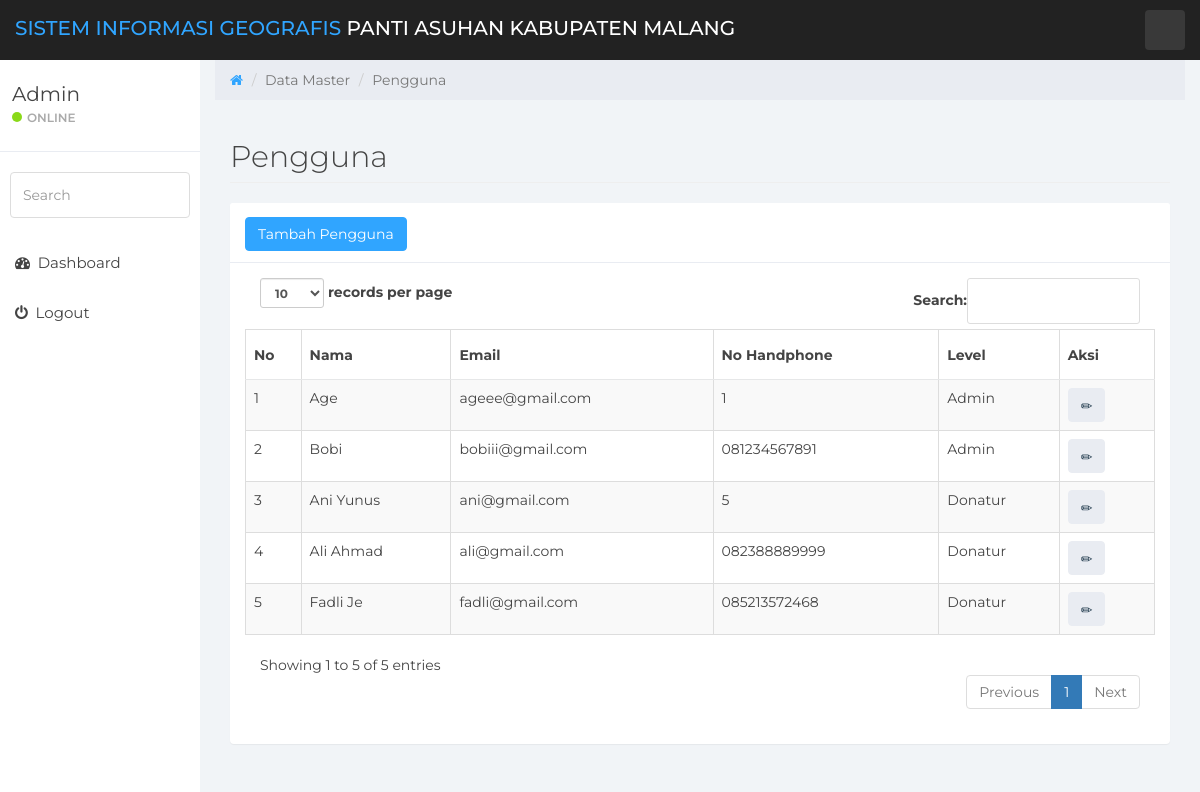
The app's page /index.php/pengguna, older data.
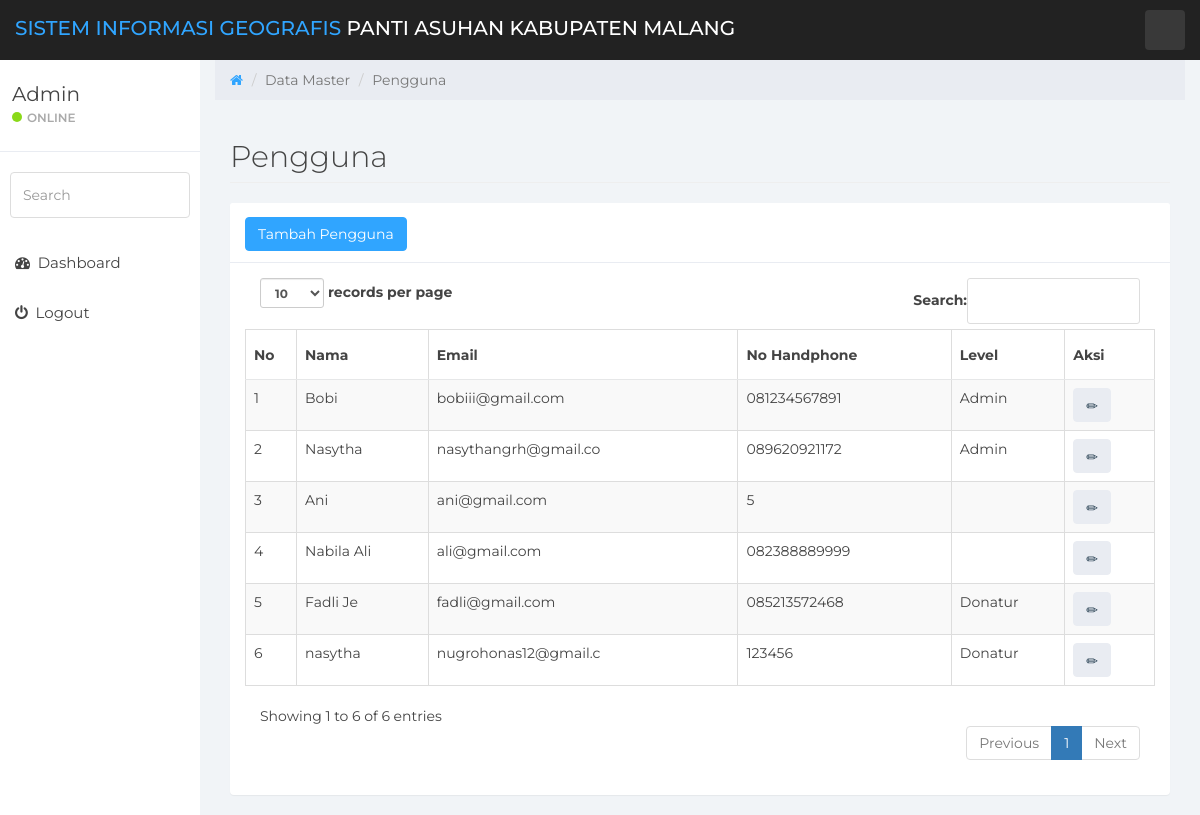
The same page, newer data.
### tables this page shows
CREATE TABLE `pengguna` (
  `id_pengguna` int(11) NOT NULL,
  `nama` varchar(30) NOT NULL,
  `email` varchar(20) NOT NULL,
  `pass` varchar(32) NOT NULL,
  `no_hp` varchar(12) NOT NULL,
  `level` enum('Admin','Donatur') NOT NULL
);

### application/libraries/Template.php (called while the page is built)
<?php if ( ! defined('BASEPATH')) exit('No direct script access allowed');
class Template {
		var $template_data = array();
		function set($name, $value)
		{
			$this->template_data[$name] = $value;
		}
		function load($template = '', $view = '' , $view_data = array(), $return = FALSE)
		{
			$this->CI =& get_instance();
			$this->set('contents', $this->CI->load->view($view, $view_data, TRUE));
			return $this->CI->load->view($template, $this->template_data, $return);
		}
}

### application/controllers/Pengguna.php (called while the page is built, shortened)
<?php
class Pengguna extends CI_Controller{
    function index(){
        $data['record'] = $this->model_pengguna->tampil_data();
        $this->template->load('template','pengguna/lihat_data',$data);
    }
}
  ?>

### index.php (called while the page is built, shortened)
<?php
require_once BASEPATH.'core/CodeIgniter.php';

### application/models/Model_pengguna.php (called while the page is built, shortened)
<?php
class Model_pengguna extends CI_Model{
    function tampil_data(){
        return $this->db->get('pengguna');
    }
}
 ?>

### application/views/pengguna/lihat_data.php (the view, shortened to what this page needs)
                <div class="row">
                    <ol class="breadcrumb">
		<li><a href="#">
				<em class="fa fa-home"></em>
			</a></li>
		<li class="active">Data Master</li>
		<li class="active">Pengguna</li>
	</ol>
                    <div class="col-md-12">
                        <h2 class="page-header">
                           Pengguna
                        </h2>
                    </div>
                </div>
                <div class="row">
                    <div class="col-md-12">
                        <div class="panel panel-default">
                            <div class="panel-heading">
                                 <button type="button" class="btn btn-primary" data-toggle="modal" data-target="#exampleModal">
  Tambah Pengguna
</button>
                            </div>
                            <div class="panel-body">
                                <div class="table-responsive">
                                    <table class="table table-striped table-bordered table-hover" id="dataTables-example">
                                        <thead>
                                            <tr>
                                                <th>No</th>
                                                <th>Nama</th>
                                                <th>Email</th>
                                                <th>No Handphone</th>
                                                <th>Level</th>
                                                <th>Aksi</th>
                                            </tr>
                                        </thead>
                                        <tbody>
                                        <?php $no=1; foreach ($record->result() as $r) { ?>
                                            <tr class="gradeU">
                                                <td><?php echo $no?></td>
                                               <td><?php echo $r->nama?></td>
                                               <td><?php echo $r->email?></td>
                                               <td><?php echo $r->no_hp?></td>
                                               <td><?php echo $r->level?></td>
                                                <td class="center">
                                                    <a title="Edit" class="btn btn-default" href="<?php echo site_url('pengguna/edit/'.$r->id_pengguna);?>"><span class="glyphicon glyphicon-pencil"></span></a>
                                                </td>
                                            </tr>
                                        <?php $no++; } ?>
                                        </tbody>
                                    </table>
                                </div>
                            </div>
                        </div>
                    </div>
                </div>

### application/views/template.php (shortened to what this page needs)
<!DOCTYPE html>
<html>
<head>
	<link rel="stylesheet" href="<?php echo base_url().'assets/css/jquery-ui.css'?>">
	<link href="<?php echo base_url(); ?>assets/css/bootstrap.min.css" rel="stylesheet">
	<link href="<?php echo base_url(); ?>assets/css/font-awesome.min.css" rel="stylesheet">
	<link href="<?php echo base_url(); ?>assets/css/datepicker3.css" rel="stylesheet">
	<link href="<?php echo base_url(); ?>assets/css/styles.css" rel="stylesheet">
</head>
<body>
	<nav class="navbar navbar-custom navbar-fixed-top" role="navigation">
		<div class="container-fluid">
			<div class="navbar-header">
				<a class="navbar-brand" href="#"><span>Sistem Informasi Geografis</span> Panti Asuhan Kabupaten Malang</a>
				<ul class="nav navbar-top-links navbar-right">
					<li class="dropdown"><a class="dropdown-toggle count-info" data-toggle="dropdown" href="#">
							<span class="glyphicon glyphicon-option-vertical"></span>
						</a>
					</li>
				</ul>
			</div>
		</div>
	</nav>
	<div id="sidebar-collapse" class="col-sm-3 col-lg-2 sidebar">
		<div class="profile-sidebar">
			<div class="profile-usertitle">
				<div class="profile-usertitle-name">Admin</div>
				<div class="profile-usertitle-status"><span class="indicator label-success"></span>Online</div>
			</div>
		</div>
		<form role="search">
			<div class="form-group">
				<input type="text" class="form-control" placeholder="Search">
			</div>
		</form>
		<ul class="nav menu">
			<li><a <?php if($this->uri->segment(1)=="Dashboard"){echo 'class="active"';}?> href="
					<?php echo base_url() ?>Dashboard"><em class="fa fa-dashboard">&nbsp;</em> Dashboard</a></li>
			<li><a href="<?php echo base_url() ?>Auth/logout" onclick="return confirm('Apakah anda yakin ingin keluar?')"><em class="fa fa-power-off">&nbsp;</em>
					Logout</a></li>
		</ul>
	</div>
	<div class="col-sm-9 col-sm-offset-3 col-lg-10 col-lg-offset-2 main">
		<div style="width: 100%">
			<?php echo $contents; ?>
		</div>
	</div>
</body>
</html>

### assets/css/styles.css (style rules this page uses)
body { background: #f1f4f7; padding-top: 60px; font-size: 14px; color: #444444; font-family: "Montserrat", "Helvetica Neue", Helvetica, Arial, sans-serif; }
a, a:hover, a:focus { color: #30a5ff; }
h1, h2, h3, h4, h5, h6 { color: #444444; }
h2 { font-weight: 300; margin-bottom: 20px; }
input.form-control { border: 1px solid #ddd; box-shadow: none; height: 46px; }
.navbar-custom { background: #222; height: 60px; }
.navbar-header .navbar-brand { color: #fff; font-size: 20px; text-transform: uppercase; font-weight: 500; height: 60px; padding-top: 18px; }
.navbar-header .navbar-brand span { color: #30a5ff; }
.dropdown { background: rgba(255, 255, 255, 0.1); float: left; margin: 10px 8px; padding: 0px; border-radius: 4px; }
.dropdown a.dropdown-toggle { color: #fff; height: 40px; width: 40px; padding-top: 11px; padding-left: 9px; }
.navbar-top-links li:last-child { margin-right: 15px; }
.btn-default, .btn-default:hover, .btn-default:focus, .btn-default:active, .btn-default.active, .open > .dropdown-toggle.btn-default, .btn-default.disabled, .btn-default[disabled], fieldset[disabled] .btn-default, .btn-default.disabled:hover, .btn-default[disabled]:hover, fieldset[disabled] .btn-default:hover, .btn-default.disabled:focus, .btn-default[disabled]:focus, fieldset[disabled] .btn-default:focus, .btn-default.disabled:active, .btn-default[disabled]:active, fieldset[disabled] .btn-default:active, .btn-default.disabled.active, .btn-default[disabled].active, fieldset[disabled] .btn-default.active { background-color: #e9ecf2; border-color: #e9ecf2; color: #1b3548; }
.btn-primary, .btn-primary:hover, .btn-primary:focus, .btn-primary:active, .btn-primary.active, .open > .dropdown-toggle.btn-primary, .btn-primary.disabled, .btn-primary[disabled], fieldset[disabled] .btn-primary, .btn-primary.disabled:hover, .btn-primary[disabled]:hover, fieldset[disabled] .btn-primary:hover, .btn-primary.disabled:focus, .btn-primary[disabled]:focus, fieldset[disabled] .btn-primary:focus, .btn-primary.disabled:active, .btn-primary[disabled]:active, fieldset[disabled] .btn-primary:active, .btn-primary.disabled.active, .btn-primary[disabled].active, fieldset[disabled] .btn-primary.active { background-color: #30a5ff; border-color: #30a5ff; }
.label-success { background-color: #8ad919; }
.panel { border: 0; }
.panel-heading { font-size: 20px; font-weight: 300; letter-spacing: 0.025em; height: 60px; line-height: 38px; }
.panel-default .panel-heading { background: #fff; border-bottom: 1px solid #e9ecf2; color: #444444; }
.navbar { border: 0; }
.sidebar { display: block; padding: 0; display: none; box-shadow: none; background: #fff; }
.sidebar ul { margin: 20px 0px; }
.sidebar form { padding: 10px 0 0 0; margin: 10px 10px 20px 10px; }
@media (min-width: 768px) { .sidebar { display: block; position: fixed; top: 60px; bottom: 0; left: 0; z-index: 1000; display: block; margin: 0; padding: 0; overflow-x: hidden; overflow-y: auto; } }
@media (min-width: 768px) { .navbar-header { width: 100%; } }
.sidebar ul.nav li a { height: 50px; font-size: 15px; line-height: 2em; color: #444444; }
.profile-sidebar { padding: 10px 0; border-bottom: 1px solid #e9ecf2; }
.indicator { width: 10px; height: 10px; display: inline-block; border-radius: 9999px; margin-right: 5px; }
.profile-usertitle { float: left; text-align: left; margin: 10px 0 0 12px; }
.profile-usertitle-name { font-size: 20px; margin-bottom: 0px; }
.profile-usertitle-status { text-transform: uppercase; color: #AAA; font-size: 12px; font-weight: 600; margin-bottom: 15px; }
.breadcrumb { border-radius: 0; padding: 10px 15px 10px 15px; background: #e9ecf2; margin: 0; }
.table { background: #fff; }
.table > thead > tr > th { border-bottom: 1px solid #e6e7e8; vertical-align: middle; height: 50px; }

### application/views/template.php (style rules this page uses)
.row { margin-left: 0; margin-right: 0; }

Row changes from the older to the newer data that the page shows:
removed pengguna: nama "Age", email "ageee@gmail.com", no_hp "1", level "Admin"
added pengguna: nama "Nasytha", email "nasythangrh@gmail.co", no_hp "089620921172", level "Admin"
changed pengguna "ani@gmail.com": nama "Ani Yunus" → "Ani"; level "Donatur" → (not shown)
changed pengguna "ali@gmail.com": nama "Ali Ahmad" → "Nabila Ali"; level "Donatur" → (not shown)
added pengguna: nama "nasytha", email "nugrohonas12@gmail.c", no_hp "123456", level "Donatur"
Text that changed along with them:
text written by a page script: "records per page Search: Showing 1 to 5 of 5 entries Previous 1 Next" → "records per page Search: Showing 1 to 6 of 6 entries Previous 1 Next"
